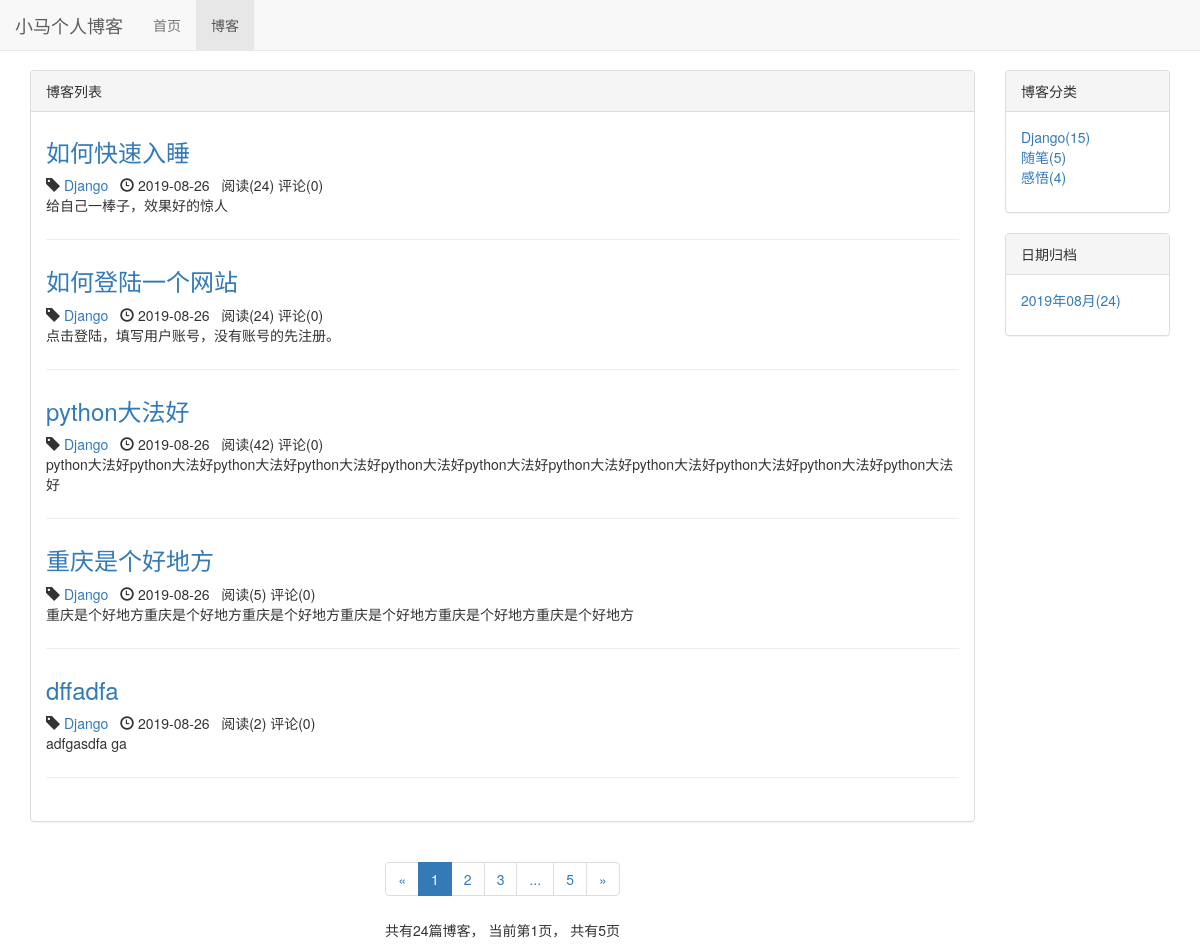
/blog/, run on an earlier commit of the app's database.
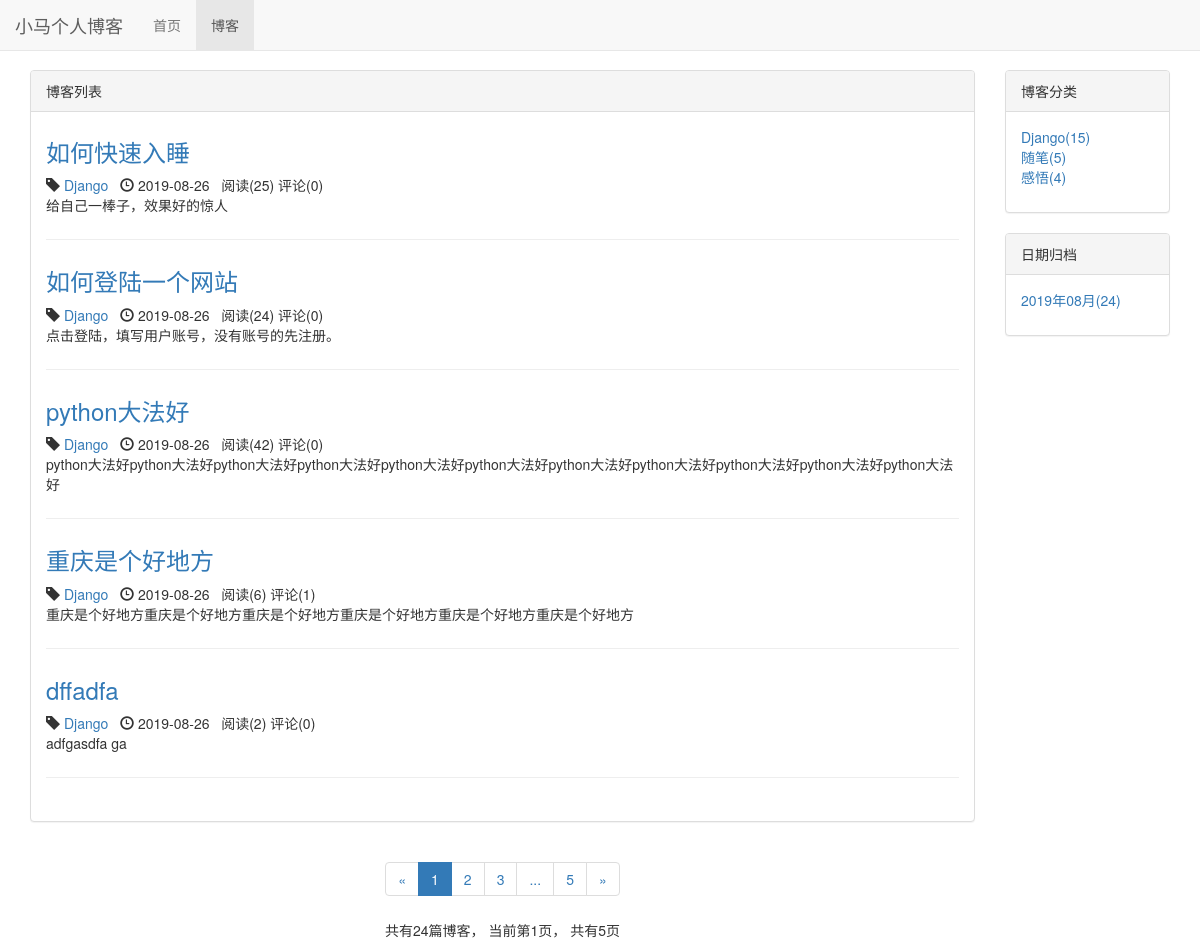
And on a later commit of the database.
### blog/models.py (models this page shows, shortened)
class Blog(models.Model, ReadNumExpandMethod):
    title = models.CharField(max_length=50)
    blog_type = models.ForeignKey(BlogType, on_delete=models.CASCADE)
    content = RichTextUploadingField()
    author = models.ForeignKey(User, on_delete=models.CASCADE)
    read_details = GenericRelation(ReadDetail)
    created_time = models.DateTimeField(auto_now_add=True)
    last_updated_time = models.DateTimeField(auto_now=True)
    class Meta:
        ordering = ["-created_time"]

class BlogType(models.Model):
    type_name = models.CharField(max_length=15)
    def __str__(self):
        return self.type_name

### read_statistics/models.py (models this page shows)
class ReadNum(models.Model):
    read_num = models.IntegerField(default=0)
    content_type = models.ForeignKey(ContentType, on_delete=models.CASCADE)
    object_id = models.PositiveIntegerField()
    content_object = GenericForeignKey('content_type', 'object_id')

### blog/views.py (the view)
# urls.py: path('', views.blog_list, name='blog_list'),
def blog_list(request):
    blogs_all_list = Blog.objects.all()
    context = get_blog_list_common_data(request, blogs_all_list)
    return render(request, 'blog_list.html', context)

### comment/templatetags/comment_tags.py (called while the page is built)
@register.simple_tag
def get_comment_count(obj):
    content_type = ContentType.objects.get_for_model(obj)
    return Comment.objects.filter(content_type=content_type, object_id=obj.pk).count()

### read_statistics/models.py (called while the page is built)
    def get_read_num(self):
        try:
            ct = ContentType.objects.get_for_model(self)
            readnum = ReadNum.objects.get(content_type=ct, object_id=self.pk)
            return readnum.read_num
        except exceptions.ObjectDoesNotExist:
            return 0

### blog/templates/blog_list.html (shortened to what the changed rows need)
{% extends 'base.html' %}
{% load staticfiles %}
{% load comment_tags %}
{% block header_extends %}
    <link rel="stylesheet" type="text/css" href="{% static 'blog.css' %}">
{% endblock %}
{% block content %}
    <div class="container">
        <div class="row">
            <div class="col-xs-12 col-sm-8 col-md-9 col-lg-10">
                <div class="panel panel-default">
                    <div class="panel-body">
                        {% for blog in page_of_blogs.object_list %}
                            <div class="blog">
                                <h3><a href="{% url 'blog_detail' blog.pk %}">
                                    {{ blog.title }}</a></h3>
                                <p class="blog-info">
                                    <span class="glyphicon glyphicon-tag"></span>
                                    <a href="{% url 'blogs_with_type' blog.blog_type.pk %}">
                                        {{ blog.blog_type }}</a>&nbsp;&nbsp;
                                    <span class="glyphicon glyphicon-time"></span>
                                    {{ blog.created_time |date:"Y-m-d" }}&nbsp;&nbsp;
                                    阅读({{ blog.get_read_num }})
                                    评论({% get_comment_count blog %})
                                </p>
                                <p>{{ blog.content | striptags | truncatechars:100 }}</p>
                            </div>
                        {% empty %}
                            <div class="blog">
                                <h3>暂无博客</h3>
                            </div>
                        {% endfor %}
                    </div>
                </div>
            </div>
        </div>
    </div>
{% endblock %}

What changed in the data, as far as the page shows it:
changed through a linked row, Blog "如何快速入睡": get_read_num "24" → "25"
changed through a linked row, Blog "重庆是个好地方": get_read_num "5" → "6"; id "0" → "1"
